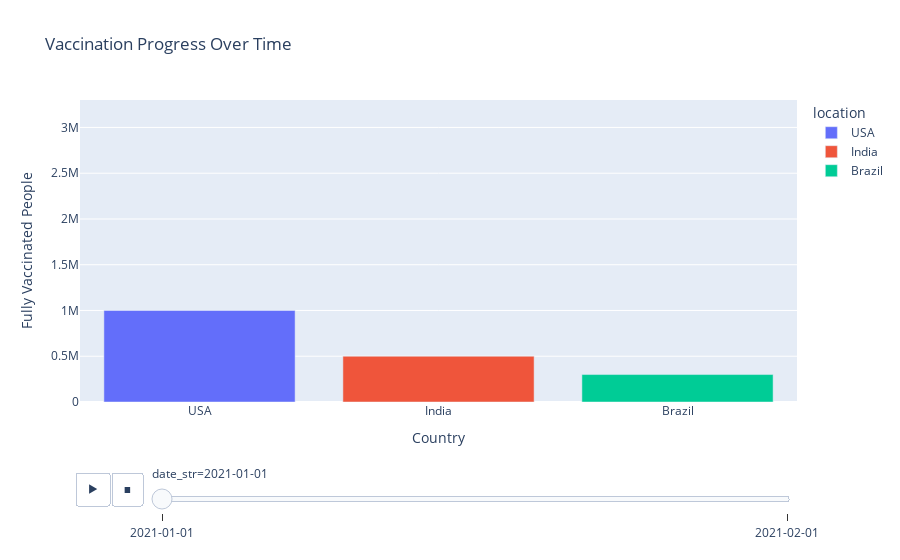

The notebook cell this image was saved under:
### Code cell
import plotly.express as px

fig = px.bar(df_anim,
             x='location',
             y='people_fully_vaccinated',
             color='location',
             animation_frame='date_str',
             title='Vaccination Progress Over Time',
             range_y=[0, df_anim['people_fully_vaccinated'].max() * 1.1])

fig.update_layout(xaxis_title="Country", yaxis_title="Fully Vaccinated People")
fig.show()

### Figure 1 — Plotly figure (JSON) as saved in the notebook; plotly's stock layout.template omitted (floating-point values rounded to 4 significant figures)
{"data": [{"alignmentgroup": "True", "hovertemplate": "location=%{x}<br>date_str=2021-01-01<br>people_fully_vaccinated=%{y}<extra></extra>", "legendgroup": "USA", "marker": {"color": "#636efa", "pattern": {"shape": ""}}, "name": "USA", "offsetgroup": "USA", "orientation": "v", "showlegend": true, "textposition": "auto", "type": "bar", "x": ["USA"], "xaxis": "x", "y": [1000000], "yaxis": "y"}, {"alignmentgroup": "True", "hovertemplate": "location=%{x}<br>date_str=2021-01-01<br>people_fully_vaccinated=%{y}<extra></extra>", "legendgroup": "India", "marker": {"color": "#EF553B", "pattern": {"shape": ""}}, "name": "India", "offsetgroup": "India", "orientation": "v", "showlegend": true, "textposition": "auto", "type": "bar", "x": ["India"], "xaxis": "x", "y": [500000], "yaxis": "y"}, {"alignmentgroup": "True", "hovertemplate": "location=%{x}<br>date_str=2021-01-01<br>people_fully_vaccinated=%{y}<extra></extra>", "legendgroup": "Brazil", "marker": {"color": "#00cc96", "pattern": {"shape": ""}}, "name": "Brazil", "offsetgroup": "Brazil", "orientation": "v", "showlegend": true, "textposition": "auto", "type": "bar", "x": ["Brazil"], "xaxis": "x", "y": [300000], "yaxis": "y"}], "layout": {"autosize": true, "barmode": "relative", "legend": {"title": {"text": "location"}, "tracegroupgap": 0}, "sliders": [{"active": 0, "currentvalue": {"prefix": "date_str="}, "len": 0.9, "pad": {"b": 10, "t": 60}, "steps": [{"args": [["2021-01-01"], {"frame": {"duration": 0, "redraw": true}, "fromcurrent": true, "mode": "immediate", "transition": {"duration": 0, "easing": "linear"}}], "label": "2021-01-01", "method": "animate"}, {"args": [["2021-02-01"], {"frame": {"duration": 0, "redraw": true}, "fromcurrent": true, "mode": "immediate", "transition": {"duration": 0, "easing": "linear"}}], "label": "2021-02-01", "method": "animate"}], "x": 0.1, "xanchor": "left", "y": 0, "yanchor": "top"}], "title": {"text": "Vaccination Progress Over Time"}, "updatemenus": [{"buttons": [{"args": [null, {"frame": {"duration": 500, "redraw": true}, "fromcurrent": true, "mode": "immediate", "transition": {"duration": 500, "easing": "linear"}}], "label": "&#9654;", "method": "animate"}, {"args": [[null], {"frame": {"duration": 0, "redraw": true}, "fromcurrent": true, "mode": "immediate", "transition": {"duration": 0, "easing": "linear"}}], "label": "&#9724;", "method": "animate"}], "direction": "left", "pad": {"r": 10, "t": 70}, "showactive": false, "type": "buttons", "x": 0.1, "xanchor": "right", "y": 0, "yanchor": "top"}], "xaxis": {"anchor": "y", "autorange": true, "categoryarray": ["USA", "India", "Brazil"], "categoryorder": "array", "domain": [0, 1], "range": [-0.5, 2.5], "title": {"text": "Country"}, "type": "category"}, "yaxis": {"anchor": "x", "domain": [0, 1], "range": [0, 3300000.0], "title": {"text": "Fully Vaccinated People"}, "type": "linear"}}}
